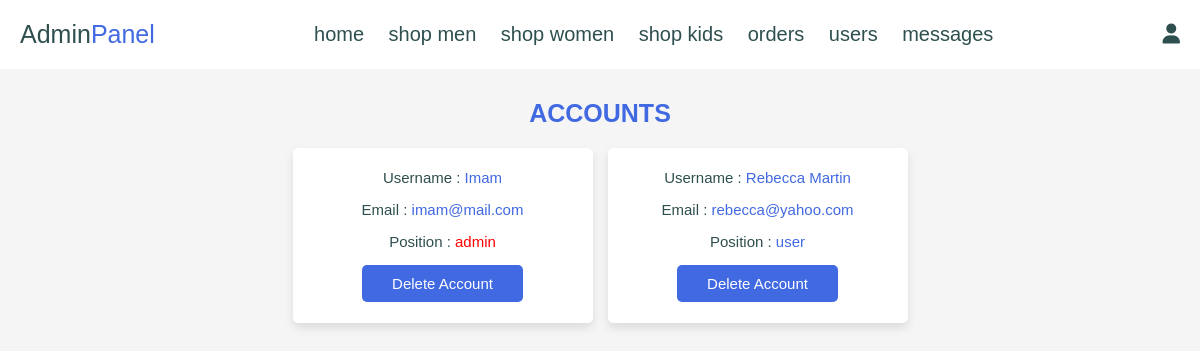
/admin_users.php (signed in), run on the app's committed database.
### tables this page shows
CREATE TABLE IF NOT EXISTS `users` (
  `id` int(100) NOT NULL AUTO_INCREMENT,
  `name` varchar(100) NOT NULL,
  `email` varchar(100) NOT NULL,
  `password` varchar(100) NOT NULL,
  `position` varchar(20) NOT NULL DEFAULT 'user',
  PRIMARY KEY (`id`)
);

### admin_users.php (the view, shortened to what this page needs)
<?php
include('connection.php');
?>
<!doctype html>
<html>
<head>
	<link rel="stylesheet" href="https://cdnjs.cloudflare.com/ajax/libs/font-awesome/6.1.1/css/all.min.css">
	<link rel="stylesheet" href="admin_styles.css">
</head>
<body>
	<?php
	include('admin_header.php');
	?>
<section class="users">
	<h1 class="title">Accounts</h1>
	<div class="box-container">
		<?php
		$select_users = mysqli_query($conn, "SELECT * FROM `users`") or die('Query failed!');
		while($fetch_users = mysqli_fetch_assoc($select_users)) {
		?>
		<div class="box">
		<p>Username : <span><?php echo $fetch_users['name']; ?></span></p>
		<p>Email : <span><?php echo $fetch_users['email']; ?></span></p>
		<p>Position : <span style="color: <?php if($fetch_users['position'] == 'admin'){ echo 'red'; }?>"><?php echo $fetch_users['position']; ?></span></p>
		<a href="admin_users.php?delete=<?php echo $fetch_users['id']; ?>" onClick="return confirm('Are you certain you want to delete this account?');" class="delete-btn">Delete Account</a>
		</div>
		<?php
		};
		?>
	</div>
</section>
</body>
</html>

### admin_styles.css (style rules this page uses)
* { font-family: 'Rubik', sans-serif; margin:0; padding:0; box-sizing: border-box; outline: none; border:none; text-decoration: none; transition:all .2s linear; }
html { font-size: 62.5%; overflow-x: hidden; }
section { padding: 3rem 2rem; }
body { background-color: whitesmoke; }
.title { text-align: center; margin-bottom: 2rem; text-transform: uppercase; color: royalblue; font-size: 2.5rem; }
.btn, .option-btn, .delete-btn, .white-btn { display: inline-block; margin-top: 1rem; padding:1rem 3rem; cursor: pointer; color: white; font-size: 1.5rem; border-radius: .5rem; text-transform: capitalize; font-family: 'Rubik', sans-serif; }
.delete-btn { background-color: royalblue; font-family: 'Rubik', sans-serif; }
.users .box-container { display:grid; grid-template-columns: repeat(auto-fit, 30rem); justify-content: center; gap: 1.5rem; max-width: 1200px; margin: 0 auto; align-items: flex-start; }
.users .box-container .box { background-color: white; padding: 2rem; border: .1rem solid white; box-shadow: 0 .5rem 1rem rgba(0,0,0,.1); border-radius: .5rem; text-align: center; transition: transform 0.5s; }
.users .box-container .box p { padding-bottom: 1.5rem; font-size: 1.5rem; color: darkslategray; }
.users .box-container .box p span { color: royalblue; }
.users .box-container .box .delete-btn { margin-top: 0; }

### data on the page
users: name "Imam", email "imam@mail.com", position "admin"
users: name "Rebecca Martin", email "rebecca@yahoo.com", position "user"
